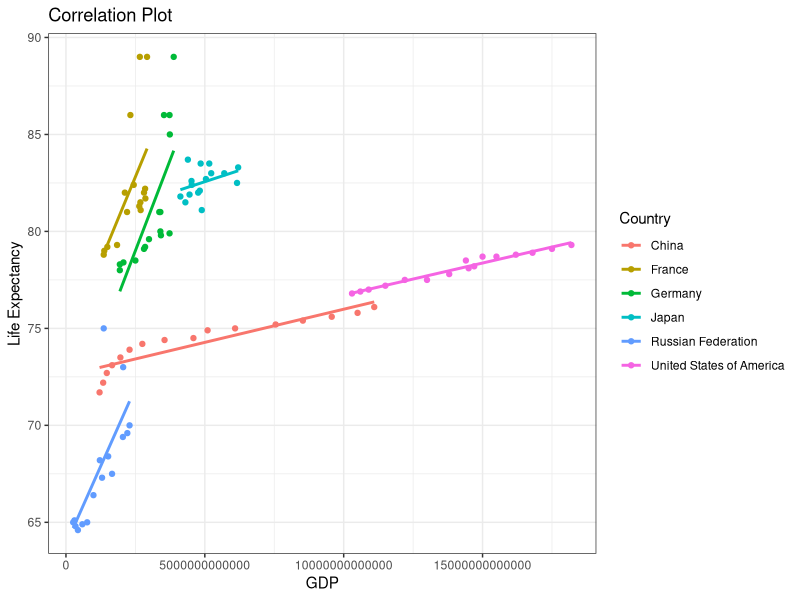
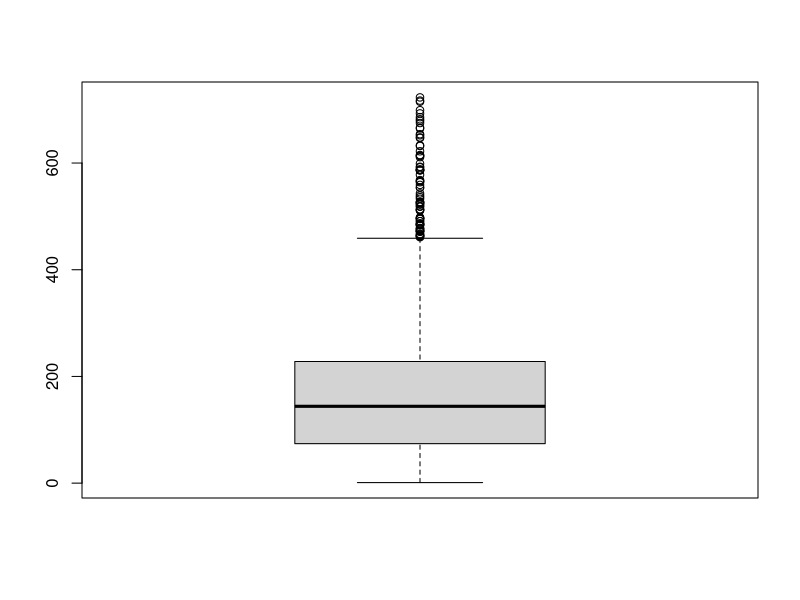
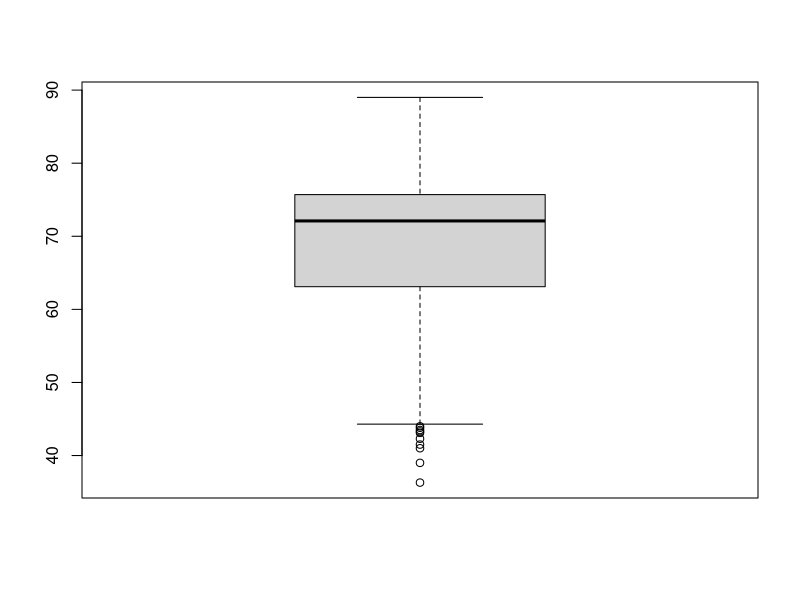
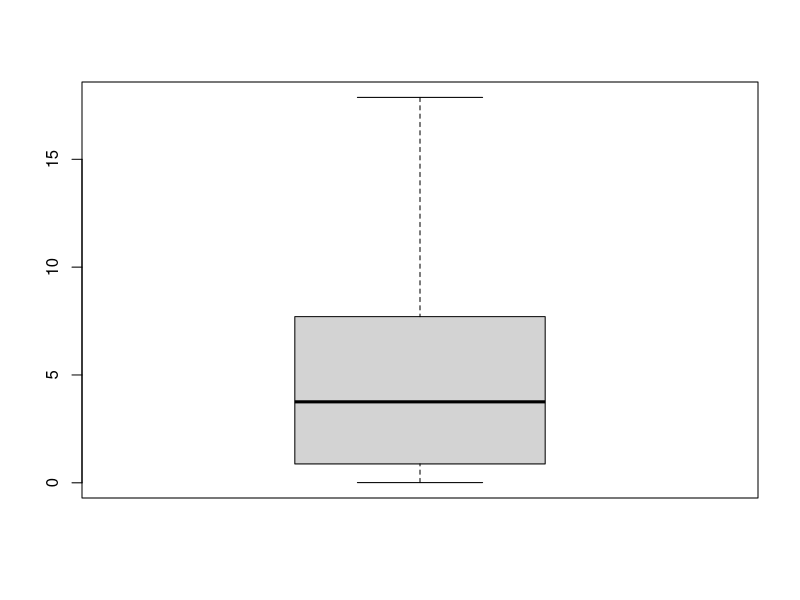
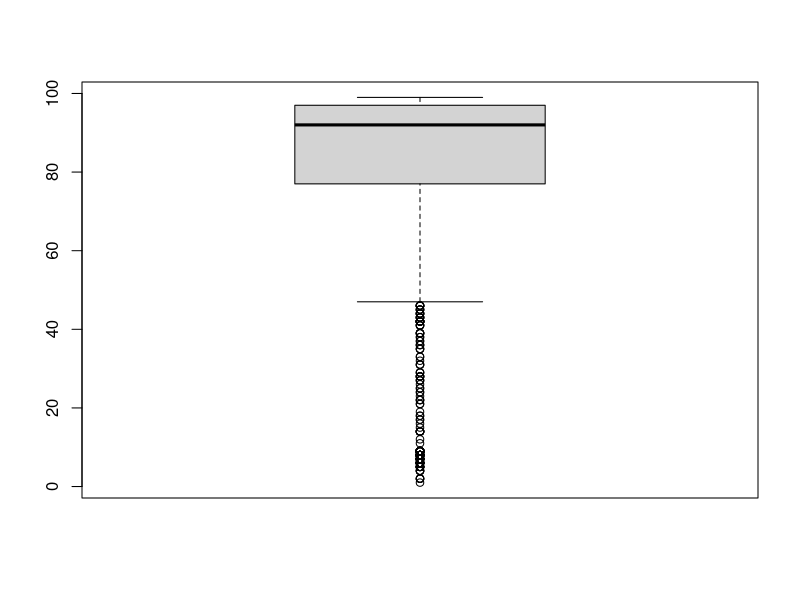
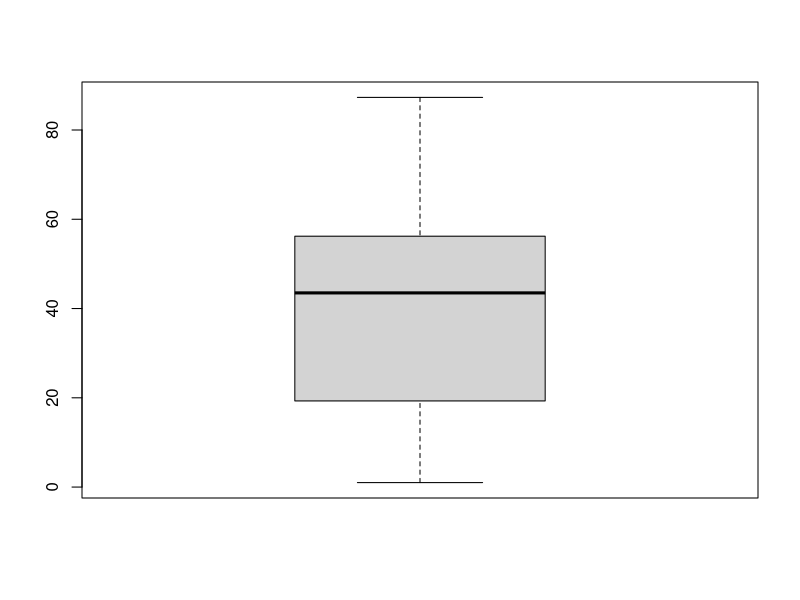
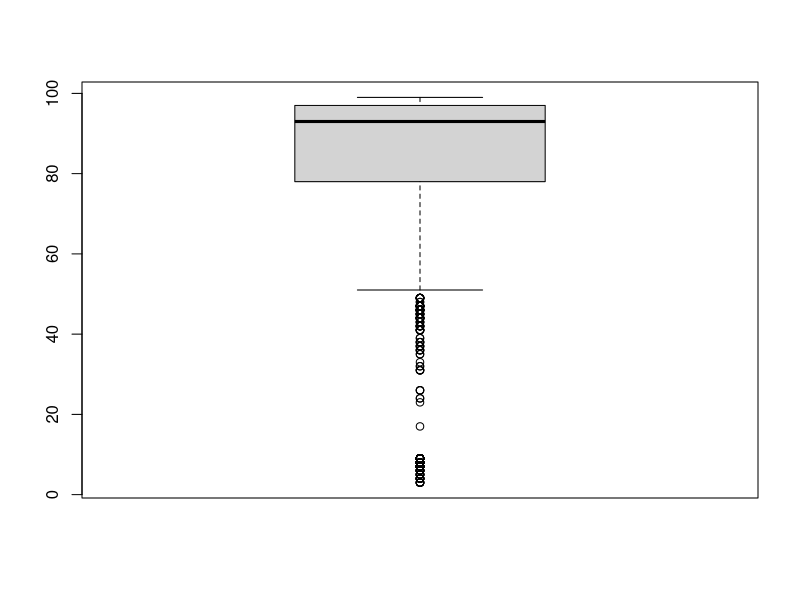
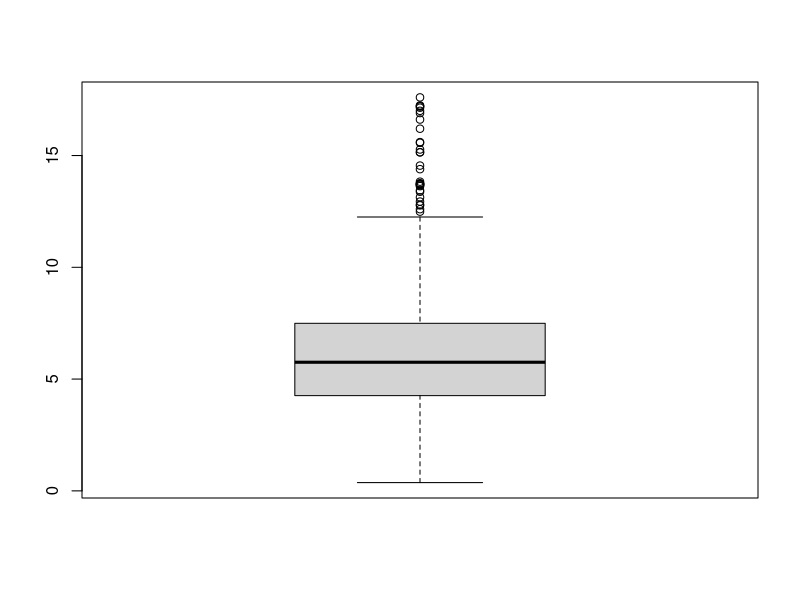

Write the R code that produced these figures, in order.
library(corrplot)
library(ggplot2)
library(caTools)
library(car)
library(caret)
library(glmnet)
library(dplyr)
library(MASS)
options(scipen = 99)
set.seed(70)

# Loading the dataset
dataset <- read.csv('Life Expectancy Data.csv')
View(dataset)

library(ggplot2)

# Select countries
countries <- c("United States of America", "China", "France", "Japan", "Germany", "Russian Federation")

# Subset data for selected countries
data_sub <- subset(dataset, Country %in% countries)

# Plot correlation matrix
ggplot(data_sub, aes(x=GDP, y=Life_Expectancy, color=Country)) +
  geom_point() +
  geom_smooth(method='lm', se=FALSE) +
  labs(title="Correlation Plot", x="GDP", y="Life Expectancy") +
  theme_bw()


# Checking the dimensions of the dataset
dim(dataset)

# Checking the internal structure of the dataset
str(dataset)

#dataset$Country <- as.factor(dataset$Country)
#dataset$Status <- as.factor(dataset$Status)

# Dummy variables for categorical features
dataset$Status_Developed <- ifelse(dataset$Status == "Developed", 1, 0)
dataset$Gender_Male <- ifelse(dataset$Gender == "M", 1, 0)

# Dropping the categorical features
dataset <- dataset[, -c(1,3,4)]

# Looking for Outliers
boxplot(dataset$Adult_Mortality)
boxplot(dataset$Life_Expectancy)
boxplot(dataset$Alcohol)
boxplot(dataset$Hepatitis_B)
boxplot(dataset$BMI)
boxplot(dataset$Polio)
boxplot(dataset$Total_Expenditure)
boxplot(dataset$GDP)

#boxplot(dataset, col = rainbow(ncol(dataset)))

# Finding the features with NAs
colSums(is.na(dataset))
sum(is.na(dataset))

# Checking the data distribution using histogram
ggplot(dataset, aes(x=Alcohol)) + 
  geom_histogram(binwidth=5, position="identity", fill="#69b3a2", color="#e9ecef", alpha=0.9)

ggplot(dataset, aes(x=Hepatitis_B)) +
  geom_histogram(binwidth=20, position="identity", fill="#69b3a2", color="#e9ecef", alpha=0.9)

ggplot(dataset, aes(x=Total_Expenditure)) +
  geom_histogram(binwidth=5, position="identity", fill="#69b3a2", color="#e9ecef", alpha=0.9)

# Missing value imputation with median
dataset$Life_Expectancy[is.na(dataset$Life_Expectancy)]<-median(dataset$Life_Expectancy,na.rm = T)
dataset$Adult_Mortality[is.na(dataset$Adult_Mortality)]<-median(dataset$Adult_Mortality,na.rm = T)
dataset$Alcohol[is.na(dataset$Alcohol)]<- median(dataset$Alcohol,na.rm = T)
dataset$Hepatitis_B[is.na(dataset$Hepatitis_B)]<- median(dataset$Hepatitis_B,na.rm = T)
dataset$BMI[is.na(dataset$BMI)]<- median(dataset$BMI,na.rm = T)
dataset$Polio[is.na(dataset$Polio)]<- median(dataset$Polio,na.rm = T)
dataset$Total_Expenditure[is.na(dataset$Total_Expenditure)]<- median(dataset$Total_Expenditure,na.rm = T)
dataset$Diphtheria[is.na(dataset$Diphtheria)]<- median(dataset$Diphtheria,na.rm = T)
dataset$GDP[is.na(dataset$GDP)]<- median(dataset$GDP,na.rm = T)
dataset$Per_Capita_GDP[is.na(dataset$Per_Capita_GDP)]<- median(dataset$Per_Capita_GDP,na.rm = T)
dataset$Population[is.na(dataset$Population)]<- median(dataset$Population,na.rm = T)
dataset$Thinness_1.19_Years[is.na(dataset$Thinness_1.19_Years)]<- median(dataset$Thinness_1.19_Years,na.rm = T)
dataset$Thinness_5.9_Years[is.na(dataset$Thinness_5.9_Years)]<- median(dataset$Thinness_5.9_Years,na.rm = T)
dataset$Income_Composition_of_Resources[is.na(dataset$Income_Composition_of_Resources)]<- median(dataset$Income_Composition_of_Resources,na.rm = T)
dataset$Schooling[is.na(dataset$Schooling)]<- median(dataset$Schooling,na.rm = T)

# NAs count after imputation
sum(is.na(dataset))

# Checking the spread of dependent variable
range(dataset$Life_Expectancy)

# Summary of the dataset
summary(dataset)

# Correlation Matrix
Correlation = cor(dataset, use="complete.obs")
corrplot(Correlation, method="square", type= 'lower', main="Correlation Matrix", mar=c(0,0,1,0), tl.cex=0.8, tl.col="black", tl.srt=45)


# Calculate VIF
vif <- vif(lm(Life_Expectancy~., data = dataset)) # Calculate VIF for a specific model (X1 ~ X2 + X3 + X4)
vif_df <- data.frame(variable = names(vif), vif = vif) # Convert to data frame for easier manipulation

# Remove columns with VIF greater than threshold
dep_var <- 'Life_Expectancy'
threshold <- 5 # Set threshold value
cols_to_keep <- c(dep_var, vif_df %>% filter(variable != dep_var) %>% filter(vif <= threshold) %>% pull(variable))
data_filtered <- dataset[, which(colnames(dataset) %in% cols_to_keep)]

dim(data_filtered)

# Splitting the data into train and test set
split <- sample(1:nrow(data_filtered), size=round(0.8*nrow(data_filtered)), replace=FALSE)
train <- data_filtered[split,]  # Only takes rows that are in split
test <- data_filtered[-split,] # Omits the rows that were in split

dim(train)

lr_model<- lm(Life_Expectancy~.,data = train)
summary(lr_model)
summary(lr_model)$coefficient

# Create the regression plot
ggplot(train, aes(x = Schooling, y = Life_Expectancy)) +
  geom_smooth(method = "lm", color = "red", se = FALSE) +
  geom_point() +
  labs(title = "Regression plot with multiple input variables", x = "Schooling", y = "Life_Expectancy")


vif_values <- vif(lr_model)           #create vector of VIF values
barplot(vif_values, main = "VIF Values", horiz = TRUE, col = "steelblue") #create horizontal bar chart to display each VIF value
abline(v = 5, lwd = 3, lty = 2)    #add vertical line at 5 as after 5 there is severe correlation

pred<- predict(lr_model,newdata = test)
head(pred,5)

# Lets compare the predicted data and original data
pred_cbind<- cbind(test$Life_Expectancy,pred)
head(pred_cbind)

# Compute R^2 and RMSE from true and predicted values
eval_results <- function(true, predicted, df) {
  SSE <- sum((predicted - true)^2)
  SST <- sum((true - mean(true))^2)
  R_square <- 1 - SSE / SST
  RMSE = sqrt(SSE/nrow(df))
  
  # Model performance metrics
  data.frame(
    RMSE = RMSE,
    Rsquare = R_square
  )
}

print("Linear Regression - Train")
predictions_train <- predict(lr_model, newdata = train)
eval_results(train$Life_Expectancy, predictions_train, train)

print("Linear Regression - Test")
predictions_train <- predict(lr_model, newdata = test)
eval_results(test$Life_Expectancy, predictions_train, test)

## Ridge Regression

# cols_reg = c('Life_Expectancy', 'Adult_Mortality', 'Alcohol', 'Hepatitis_B', 'BMI', 'Polio', 
#              'Total_Expenditure', 'Diphtheria', 'GDP', 'Per_Capita_GDP', 'Population', 
#              'Thinness_1.19_Years', 'Thinness_5.9_Years', 'Income_Composition_of_Resources',
#              'Schooling')
dummies <- dummyVars(Life_Expectancy ~ ., data = data_filtered)
train_dummies = predict(dummies, newdata = train)
test_dummies = predict(dummies, newdata = test)
print(dim(train_dummies)); print(dim(test_dummies))

x_train = as.matrix(train_dummies)
y_train = train$Life_Expectancy
x_test = as.matrix(test_dummies)
y_test = test$Life_Expectancy

lambdas <- 10^seq(2, -3, by = -.1)
ridge_reg <- cv.glmnet(x_train, y_train, alpha = 0, lambda = lambdas)
optimal_lambda <- ridge_reg$lambda.min
optimal_lambda

plot(ridge_reg)

ridge_model <- glmnet(x_train, y_train, nlambda = 25, alpha = 0, family = 'gaussian', lambda = optimal_lambda)
#summary(ridge_model)
coef(ridge_model)

print("Ridge Regression - Train")
predictions_train <- predict(ridge_model, s = optimal_lambda, newx = x_train)
eval_results(y_train, predictions_train, train)

print("Ridge Regression - Test")
predictions_test <- predict(ridge_model, s = optimal_lambda, newx = x_test)
eval_results(y_test, predictions_test, test)

## Lasso Regression

# Setting alpha = 1 implements lasso regression
lasso_reg <- cv.glmnet(x_train, y_train, alpha = 1, lambda = lambdas, standardize = TRUE, nfolds = 5)
optimal_lambda <- lasso_reg$lambda.min 
optimal_lambda

plot(lasso_reg)

lasso_model <- glmnet(x_train, y_train, alpha = 1, lambda = optimal_lambda, standardize = TRUE)

coef(lasso_model)

print("Lasso Regression - Train")
predictions_train <- predict(lasso_model, s = optimal_lambda, newx = x_train)
eval_results(y_train, predictions_train, train)

print("Lasso Regression - Test")
predictions_test <- predict(lasso_model, s = optimal_lambda, newx = x_test)
eval_results(y_test, predictions_test, test)

## Elastic Net Regression

# Set training control
train_cont <- trainControl(method = "repeatedcv", number = 10, repeats = 5, search = "random", verboseIter = TRUE)

# Train the model
elastic_reg <- train(Life_Expectancy ~ ., data = train, method = "glmnet", preProcess = c("center", "scale"), 
                     tuneLength = 10, trControl = train_cont)

plot(elastic_reg)

# Best tuning parameter
elastic_reg$bestTune

print("Elastic Net Regression - Train")
predictions_train <- predict(elastic_reg, x_train)
eval_results(y_train, predictions_train, train) 

print("Elastic Net Regression - Test")
predictions_test <- predict(elastic_reg, x_test)
eval_results(y_test, predictions_test, test)

## Robust Regression

robust_model <- rlm(Life_Expectancy~.,data = train)
summary(robust_model)

print("Robust Regression - Train")
predictions_train <- predict(robust_model, newdata = train)
eval_results(train$Life_Expectancy, predictions_train, train)

print("Robust Regression - Test")
predictions_train <- predict(robust_model, newdata = test)
eval_results(test$Life_Expectancy, predictions_train, test)
